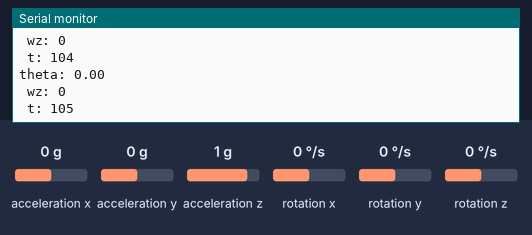
Recording of a sketch running on a simulated Arduino Uno, built with avr-gcc and run on an emulated ATmega328P. On the bench: the last lines printed to the serial monitor. The test bench sets the inputs (shaded band); at power-on: rotation z 0 °/s, acceleration x 0 g, acceleration y 0 g, acceleration z 1 g, rotation x 0 °/s, rotation y 0 °/s.

Above: at 5.1 s.
5.2 s: rotation z set to -192 °/s
At 5.2 s:
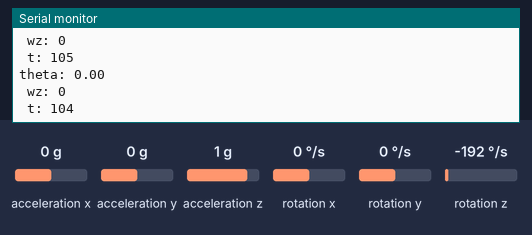
6.7 s: rotation z set to -100 °/s
At 6.79 s:
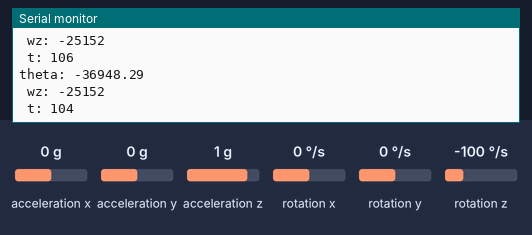
Timing chart, 0 to 9.7 s (numbered marks = the images above; inputs shaded):
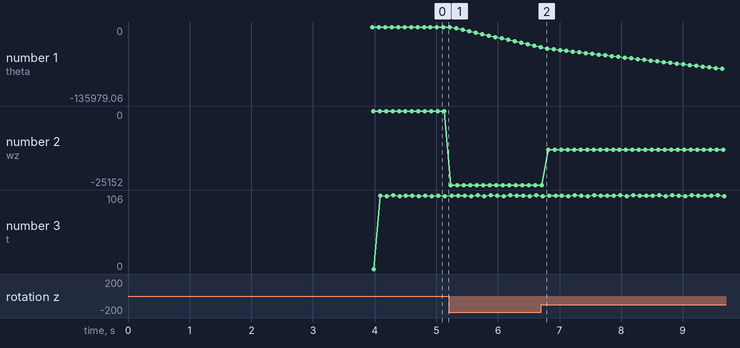

Measured:
- plotted number 1: 0 → -36948.29 after the input at 5.2 s
- plotted number 2: 0 → -25152 after the input at 5.2 s

The sketch:

_6_mpu6050.ino
```cpp
// I2C device class (I2Cdev) demonstration Arduino sketch for MPU6050 class
// 10/7/2011 by Jeff Rowberg <jeff@rowberg.net>
// Updates should (hopefully) always be available at https://github.com/jrowberg/i2cdevlib
//
// Changelog:
//     2011-10-07 - initial release

/* ============================================
I2Cdev device library code is placed under the MIT license
Copyright (c) 2011 Jeff Rowberg

Permission is hereby granted, free of charge, to any person obtaining a copy
of this software and associated documentation files (the "Software"), to deal
in the Software without restriction, including without limitation the rights
to use, copy, modify, merge, publish, distribute, sublicense, and/or sell
copies of the Software, and to permit persons to whom the Software is
furnished to do so, subject to the following conditions:

The above copyright notice and this permission notice shall be included in
all copies or substantial portions of the Software.

THE SOFTWARE IS PROVIDED "AS IS", WITHOUT WARRANTY OF ANY KIND, EXPRESS OR
IMPLIED, INCLUDING BUT NOT LIMITED TO THE WARRANTIES OF MERCHANTABILITY,
FITNESS FOR A PARTICULAR PURPOSE AND NONINFRINGEMENT. IN NO EVENT SHALL THE
AUTHORS OR COPYRIGHT HOLDERS BE LIABLE FOR ANY CLAIM, DAMAGES OR OTHER
LIABILITY, WHETHER IN AN ACTION OF CONTRACT, TORT OR OTHERWISE, ARISING FROM,
OUT OF OR IN CONNECTION WITH THE SOFTWARE OR THE USE OR OTHER DEALINGS IN
THE SOFTWARE.
===============================================
*/

// Arduino Wire library is required if I2Cdev I2CDEV_ARDUINO_WIRE implementation
// is used in I2Cdev.h
#include "Wire.h"

// I2Cdev and MPU6050 must be installed as libraries, or else the .cpp/.h files
// for both classes must be in the include path of your project
#include "I2Cdev.h"
#include "MPU6050.h"

long t1=0;
long t2=0;
long dt=0;

float theta_last=0;
float theta=0;

long cz=0;

// class default I2C address is 0x68
// specific I2C addresses may be passed as a parameter here
// AD0 low = 0x68 (default for InvenSense evaluation board)
// AD0 high = 0x69
MPU6050 accelgyro;

int16_t ax, ay, az;
int16_t gx, gy, gz;

#define LED_PIN 13
bool blinkState = false;

void setup() {
    // join I2C bus (I2Cdev library doesn't do this automatically)
    Wire.begin();

    // initialize serial communication
    // (38400 chosen because it works as well at 8MHz as it does at 16MHz, but
    // it's really up to you depending on your project)
    Serial.begin(9600);

    // initialize device
    Serial.println("Initializing I2C devices...");
    accelgyro.initialize();

    // verify connection
    Serial.println("Testing device connections...");
    Serial.println(accelgyro.testConnection() ? "MPU6050 connection successful" : "MPU6050 connection failed");

    // configure Arduino LED for
//    pinMode(LED_PIN, OUTPUT);
  for(int i=0; i<1000; i++)
  {
     accelgyro.getMotion6(&ax, &ay, &az, &gx, &gy, &gz);
    cz+=gz;
  }
  cz=cz/1000;
}

void loop() {
    t1=millis();
    // read raw accel/gyro measurements from device
    accelgyro.getMotion6(&ax, &ay, &az, &gx, &gy, &gz);

    // these methods (and a few others) are also available
    //accelgyro.getAcceleration(&ax, &ay, &az);
    //accelgyro.getRotation(&gx, &gy, &gz);

    // display tab-separated accel/gyro x/y/z values
//    Serial.print("a/g:\t");
//    Serial.print(ax); Serial.print("\t");
//    Serial.print(ay); Serial.print("\t");
//    Serial.print(az); Serial.print("\t");
//    Serial.print(gx); Serial.print("\t");
//    Serial.print(gy); Serial.print("\t");
//    Serial.println(gz);

  Serial.print("theta: ");
  Serial.println(theta);
  Serial.print(" wz: ");
  Serial.println(gz);
  Serial.print(" t: ");
  Serial.println(dt);

    delay(100);
    t2=millis();

    dt = t2 - t1;
    theta = theta_last + ((float)dt/1000)*(gz-cz);
    theta_last = theta;

    // blink LED to indicate activity
//    blinkState = !blinkState;
//    digitalWrite(LED_PIN, blinkState);
}
```
